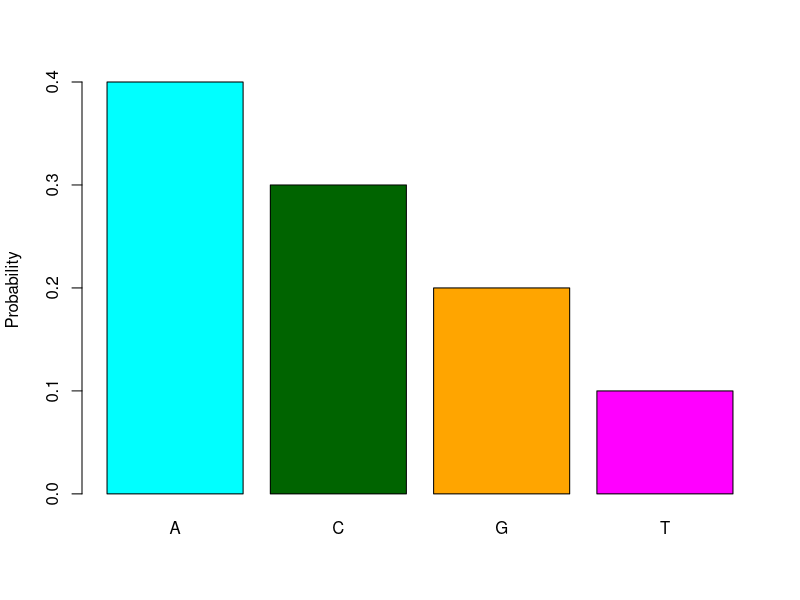
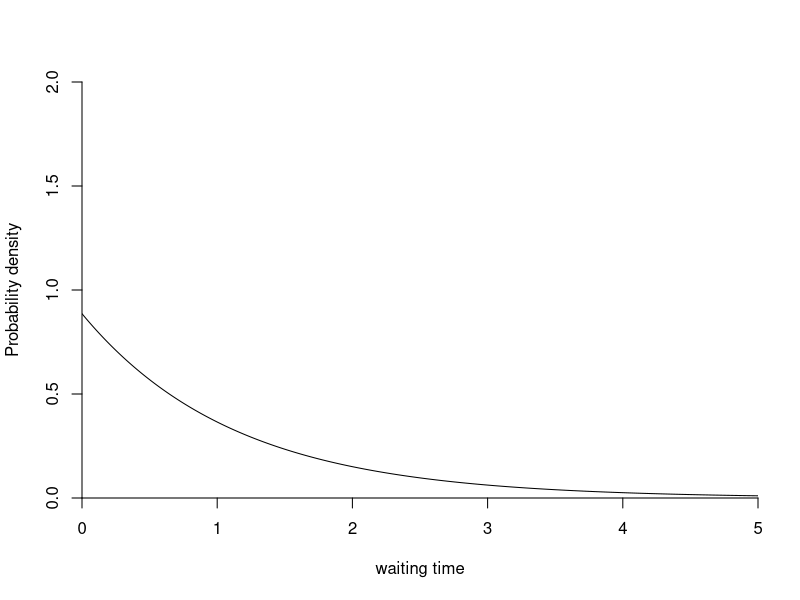
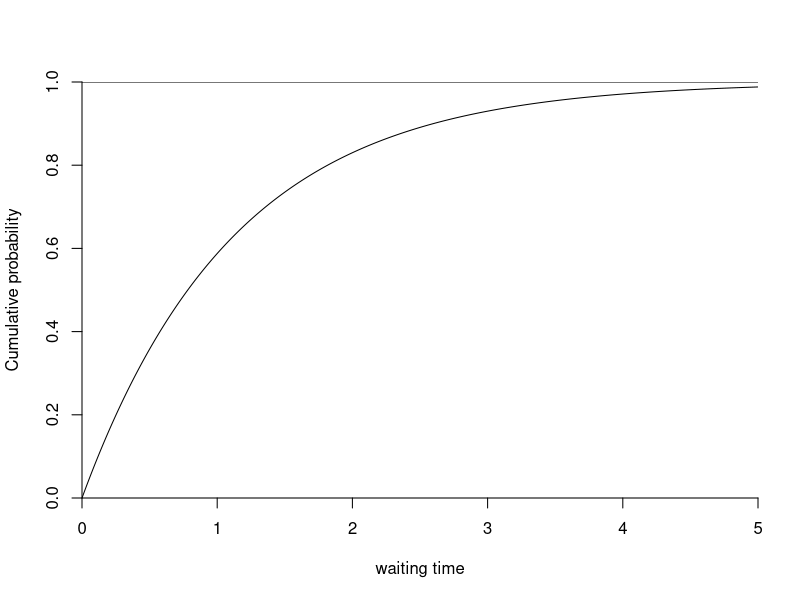
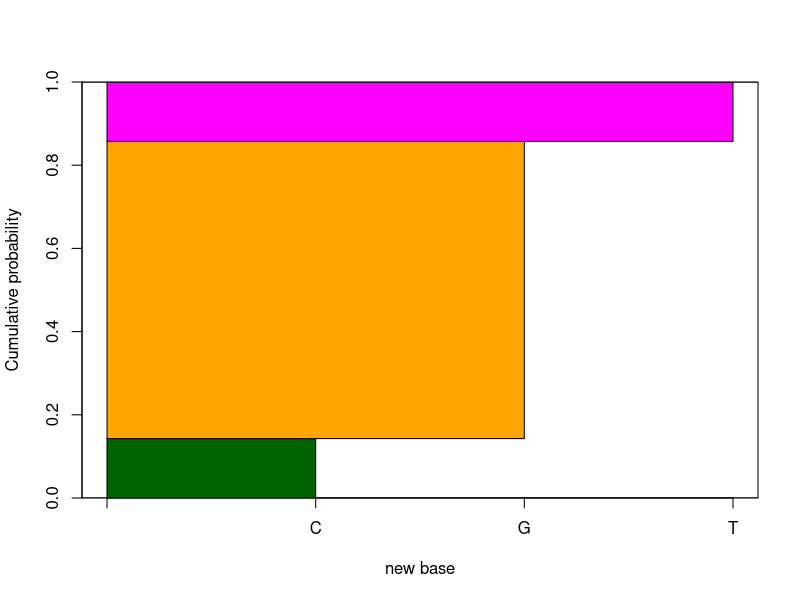
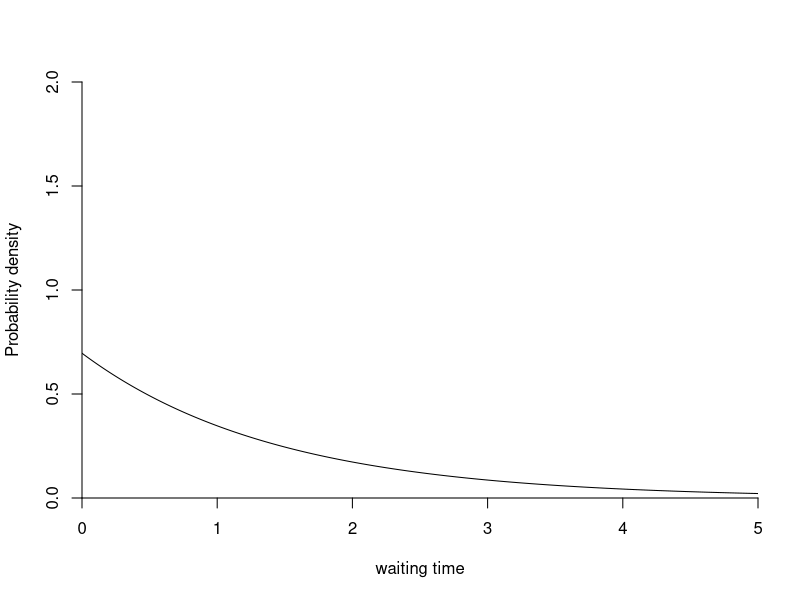
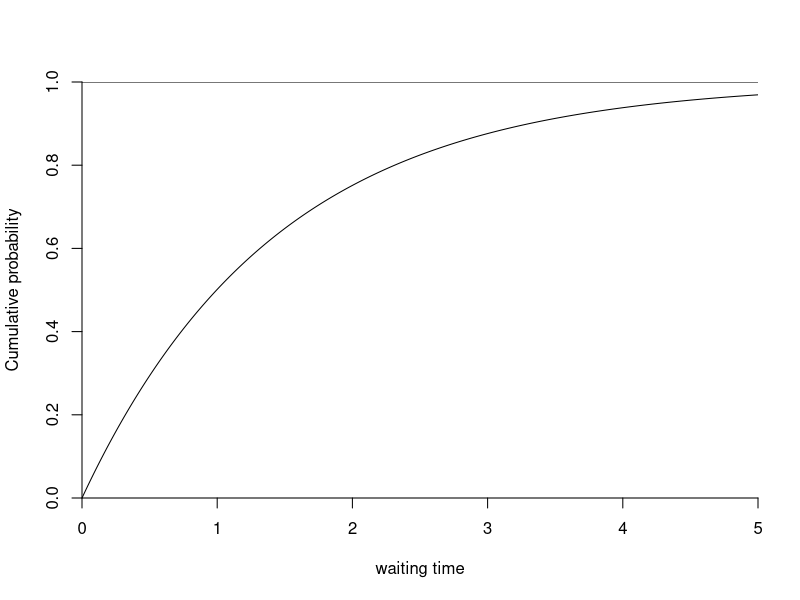
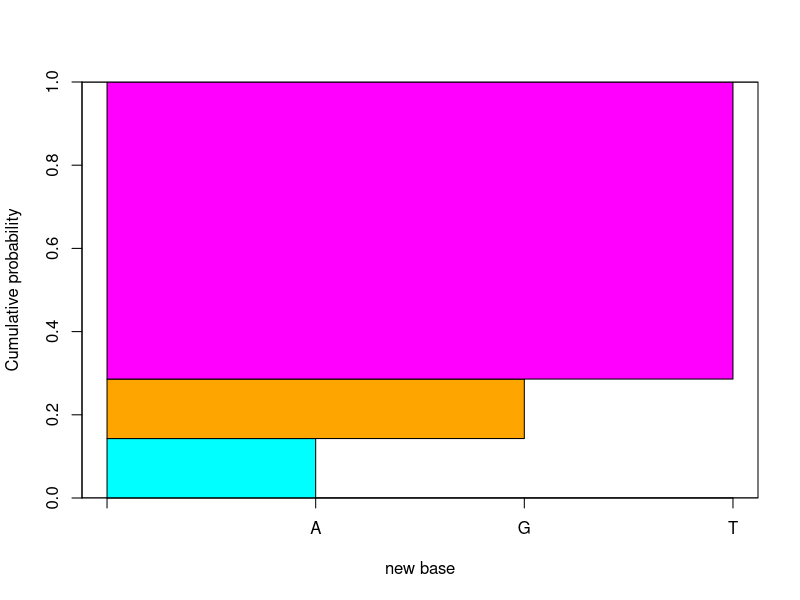
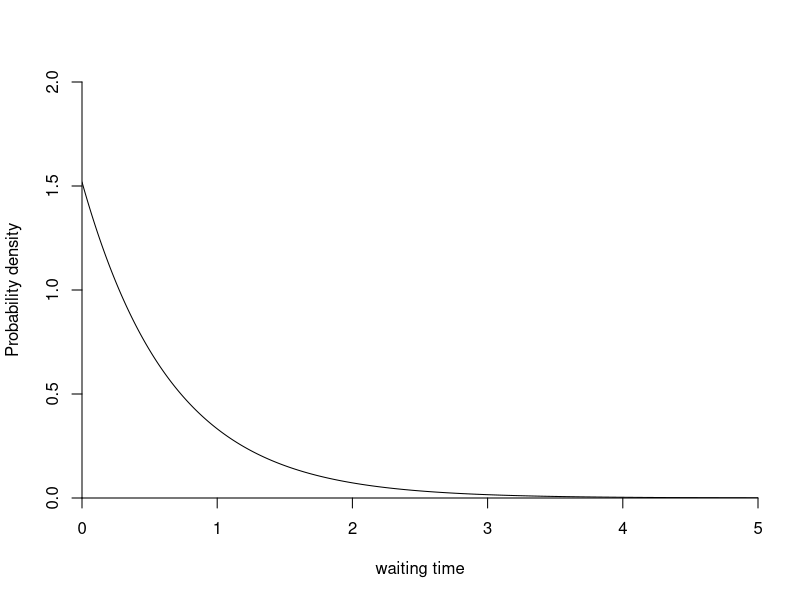

Generate these figures, in order, with R:
basefreq = c(0.4,0.3,0.2,0.1)
barplot(basefreq,
        col=c("cyan", "darkgreen", "orange", "magenta"),
        names.arg = c("A", "C","G","T"),
        ylab="Probability")

cumfreq = c(0, cumsum(basefreq))
colvec = c("cyan", "darkgreen", "orange", "magenta")
base.names = c("A", "C", "G", "T")

a.row = c(-0.886, 0.190, 0.633, 0.063)
c.row = c(0.253, -0.696, 0.127, 0.316)
g.row = c(1.266, 0.190, -1.519, 0.063)
t.row = c(0.253, 0.949, 0.127, -1.329)

q = matrix(c(a.row, c.row, g.row, t.row), nrow=4, ncol=4) 
taxis = seq(0, 5, by=0.005)

all.indices = c(1,2,3,4);
index = 1

for (index in c(1,2,3,4)) {
alt.bases = base.names[all.indices != index]
alt.indices = all.indices[all.indices != index]
curr.base = base.names[index]
curr.row = q[index,]
rate = -curr.row[index];
pos.rates = curr.row[curr.row > 0.0]
prob.cond.change = pos.rates/sum(pos.rates)
cumfreq = c(0, cumsum(prob.cond.change))

tag = paste("-", curr.base,  ".png", sep="")
den.tag = paste("prob-density", tag, sep="")
cum.prob.tag = paste("cumulative-prob", tag, sep="")
cum.prob.base.tag = paste("cumulative-prob-bases", tag, sep="")
png(den.tag)
plot(taxis, rate*exp(-rate*taxis), type="l", ylim=c(0, 2), bty="n",
     xlab = "waiting time", ylab="Probability density", xaxs="i", yaxs="i")
dev.off()

png(cum.prob.tag)
plot(taxis, 1 - exp(-rate*taxis), type="l", bty="n", ylim=c(0,1),
     xlab = "waiting time", ylab="Cumulative probability", xaxs="i", yaxs="i")
abline(h=1)
dev.off()

png(cum.prob.base.tag)
plot(c(0,1,2,3), cumfreq, pch=".", xaxt="n", ylim=c(0,1), xlim=c(0,3), yaxs="i",
     xlab="new base", ylab="Cumulative probability")
axis(1, at=0:3, labels=c("", base.names[alt.indices]))
rect(0, cumfreq[1], 1, cumfreq[2], col=colvec[alt.indices[1]])
rect(0, cumfreq[2], 2, cumfreq[3], col=colvec[alt.indices[2]])
rect(0, cumfreq[3], 3, cumfreq[4], col=colvec[alt.indices[3]])
abline(h=c(0,1))
dev.off()
} # end for

